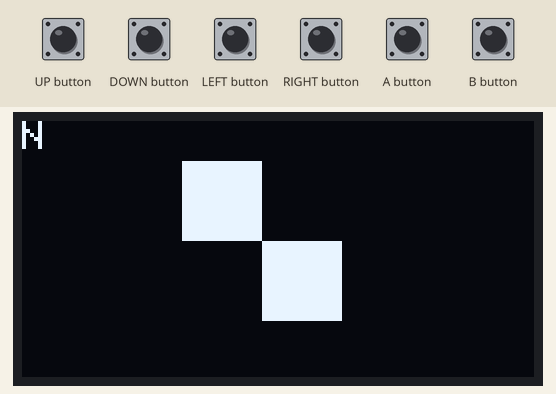
This sketch was run on a simulated Arduboy, built with avr-gcc and run on an emulated ATmega32U4. Shown: 128×64 one-colour display. Inputs (shaded band) come from the test bench.

Above: at 1.2 s.
1.3 s: UP button pressed for 1 s
At 3.0 s:
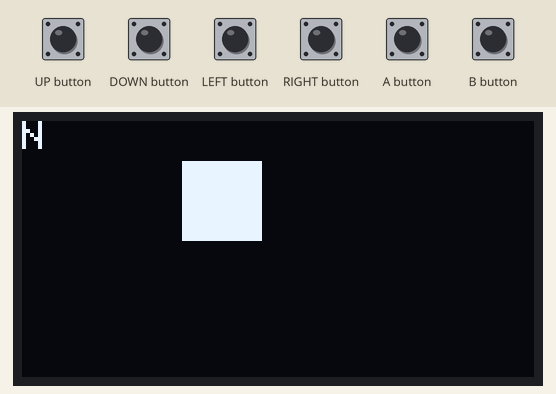
3.8 s: DOWN button pressed for 1 s
At 5.2 s:
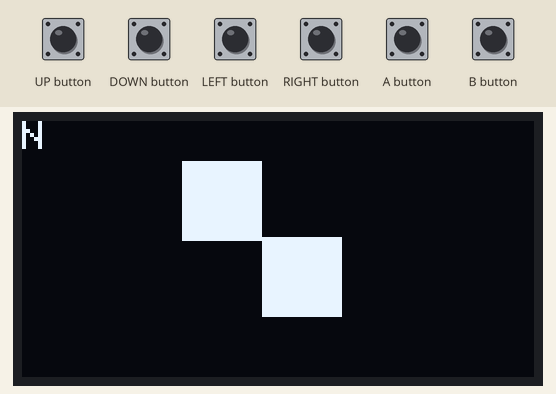
6.3 s: LEFT button pressed for 1 s
At 6.46 s:
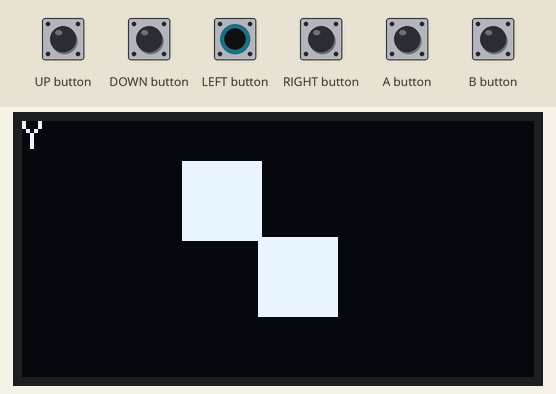
8.8 s: RIGHT button pressed for 0.15 s
At 9.9 s:
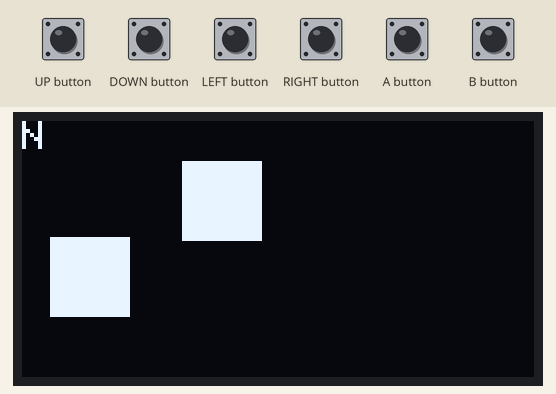
10.4 s: UP button pressed for 0.15 s
At 11.1 s:
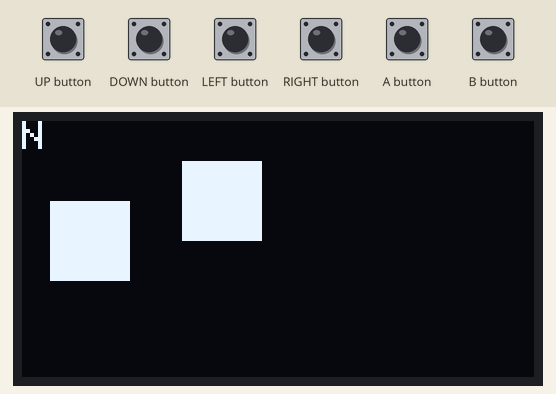
12.0 s: DOWN button pressed for 0.15 s
At 12.07 s:
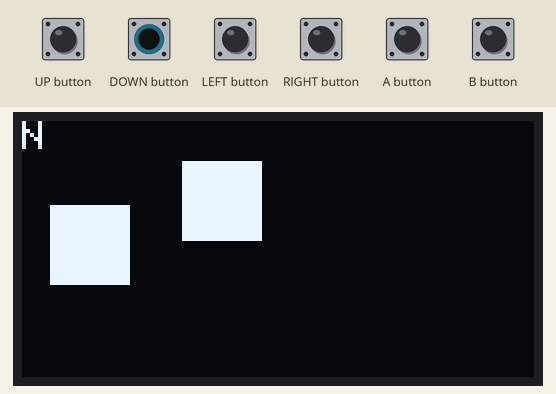
Timing chart, 0 to 14.6 s (numbered marks = the images above; inputs shaded):
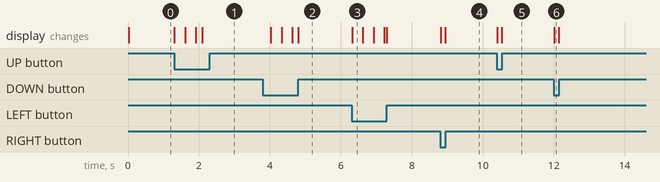

The sketch:

demo.ino
```cpp
#include <math.h>
#include <Arduboy2.h>

//*************************************************
// Enum
//*************************************************
enum COLOR_ENUM {
  TRANSPARENT = -1,DARK1,DARK2,DARK3,LIGHT1,LIGHT2,LIGHT3,INVERT1,INVERT2,COLOR_COUNT,DEFAULT_COLOR = LIGHT1,};

//*************************************************
// Constant and Macro
//*************************************************
#define VIEW_SIZE_X 128
#define VIEW_SIZE_Y 64
#define MAX_HIT_BOX_COUNT 120
#define VALID_HIT_LENGTH 64
//
#define HIT_BOX_INDEX_COLOR_BASE     0
#define HIT_BOX_INDEX_TEXT_BASE      (HIT_BOX_INDEX_COLOR_BASE + COLOR_COUNT)
#define HIT_BOX_INDEX_CHARACTER_BASE (HIT_BOX_INDEX_TEXT_BASE + TEXT_PATTERN_COUNT)
//
#define CHARACTER_WIDTH 6
#define CHARACTER_HEIGHT 6
#define TEXT_PATTERN_COUNT 94
#define MAX_CHARACTER_PATTERN_COUNT 26
//
#define M_PI 3.14159265358979323846
//
#define VEC_XY(v) v.x, v.y
#define getColor(color) (pgm_read_byte(&colorTable[color]))

//*************************************************
// New Type
//*************************************************
typedef struct {uint8_t index;int8_t  x;int8_t  y;uint8_t w;uint8_t h;} HitBox;
typedef struct {uint16_t isColliding[8];} Collision;
typedef struct {float x;float y;} Vector;
typedef struct {uint8_t x:4;uint8_t y:4;uint8_t w:4;uint8_t h:4;} CharacterHitBox;
typedef struct {uint8_t grid[CHARACTER_WIDTH];CharacterHitBox hitBox;} CharacterData;

//*************************************************
// Text Data
//*************************************************
PROGMEM const uint8_t textPatterns[TEXT_PATTERN_COUNT][CHARACTER_WIDTH] = {
    { 0x00, 0x00, 0x00, 0x2E, 0x00, 0x00 },
    { 0x00, 0x00, 0x06, 0x00, 0x06, 0x00 },
    { 0x00, 0x14, 0x3E, 0x14, 0x3E, 0x14 },
    { 0x00, 0x04, 0x2A, 0x3E, 0x2A, 0x10 },
    { 0x00, 0x26, 0x10, 0x08, 0x04, 0x32 },
    { 0x00, 0x14, 0x2A, 0x2C, 0x10, 0x28 },
    { 0x00, 0x00, 0x00, 0x06, 0x00, 0x00 },
    { 0x00, 0x00, 0x1C, 0x22, 0x00, 0x00 },
    { 0x00, 0x00, 0x22, 0x1C, 0x00, 0x00 },
    { 0x00, 0x14, 0x08, 0x3E, 0x08, 0x14 },
    { 0x00, 0x08, 0x08, 0x3E, 0x08, 0x08 },
    { 0x00, 0x00, 0x20, 0x10, 0x00, 0x00 },
    { 0x00, 0x08, 0x08, 0x08, 0x08, 0x08 },
    { 0x00, 0x00, 0x00, 0x20, 0x00, 0x00 },
    { 0x00, 0x20, 0x10, 0x08, 0x04, 0x02 },
    { 0x00, 0x1C, 0x32, 0x2A, 0x26, 0x1C },
    { 0x00, 0x24, 0x22, 0x3E, 0x20, 0x20 },
    { 0x00, 0x24, 0x32, 0x2A, 0x2A, 0x24 },
    { 0x00, 0x14, 0x22, 0x2A, 0x2A, 0x14 },
    { 0x00, 0x18, 0x14, 0x12, 0x3E, 0x10 },
    { 0x00, 0x2E, 0x2A, 0x2A, 0x2A, 0x12 },
    { 0x00, 0x1C, 0x2A, 0x2A, 0x2A, 0x10 },
    { 0x00, 0x06, 0x22, 0x12, 0x0A, 0x06 },
    { 0x00, 0x14, 0x2A, 0x2A, 0x2A, 0x14 },
    { 0x00, 0x04, 0x2A, 0x2A, 0x2A, 0x1C },
    { 0x00, 0x00, 0x00, 0x14, 0x00, 0x00 },
    { 0x00, 0x00, 0x20, 0x14, 0x00, 0x00 },
    { 0x00, 0x08, 0x14, 0x14, 0x22, 0x22 },
    { 0x00, 0x14, 0x14, 0x14, 0x14, 0x14 },
    { 0x00, 0x22, 0x22, 0x14, 0x14, 0x08 },
    { 0x00, 0x04, 0x02, 0x2A, 0x0A, 0x04 },
    { 0x00, 0x1C, 0x22, 0x2A, 0x2A, 0x0C },
    { 0x00, 0x3C, 0x0A, 0x0A, 0x0A, 0x3C },
    { 0x00, 0x3E, 0x2A, 0x2A, 0x2A, 0x14 },
    { 0x00, 0x1C, 0x22, 0x22, 0x22, 0x14 },
    { 0x00, 0x3E, 0x22, 0x22, 0x22, 0x1C },
    { 0x00, 0x3E, 0x2A, 0x2A, 0x2A, 0x22 },
    { 0x00, 0x3E, 0x0A, 0x0A, 0x0A, 0x02 },
    { 0x00, 0x1C, 0x22, 0x22, 0x2A, 0x18 },
    { 0x00, 0x3E, 0x08, 0x08, 0x08, 0x3E },
    { 0x00, 0x22, 0x22, 0x3E, 0x22, 0x22 },
    { 0x00, 0x10, 0x20, 0x22, 0x1E, 0x02 },
    { 0x00, 0x3E, 0x08, 0x08, 0x14, 0x22 },
    { 0x00, 0x3E, 0x20, 0x20, 0x20, 0x20 },
    { 0x00, 0x3E, 0x04, 0x08, 0x04, 0x3E },
    { 0x00, 0x3E, 0x04, 0x08, 0x10, 0x3E },
    { 0x00, 0x1C, 0x22, 0x22, 0x22, 0x1C },
    { 0x00, 0x3E, 0x0A, 0x0A, 0x0A, 0x04 },
    { 0x00, 0x1C, 0x22, 0x22, 0x32, 0x3C },
    { 0x00, 0x3E, 0x0A, 0x0A, 0x0A, 0x34 },
    { 0x00, 0x24, 0x2A, 0x2A, 0x2A, 0x12 },
    { 0x00, 0x02, 0x02, 0x3E, 0x02, 0x02 },
    { 0x00, 0x1E, 0x20, 0x20, 0x20, 0x1E },
    { 0x00, 0x0E, 0x10, 0x20, 0x10, 0x0E },
    { 0x00, 0x1E, 0x20, 0x1C, 0x20, 0x1E },
    { 0x00, 0x22, 0x14, 0x08, 0x14, 0x22 },
    { 0x00, 0x02, 0x04, 0x38, 0x04, 0x02 },
    { 0x00, 0x22, 0x32, 0x2A, 0x26, 0x22 },
    { 0x00, 0x00, 0x00, 0x3E, 0x22, 0x00 },
    { 0x00, 0x02, 0x04, 0x08, 0x10, 0x20 },
    { 0x00, 0x00, 0x00, 0x22, 0x3E, 0x00 },
    { 0x00, 0x00, 0x04, 0x02, 0x04, 0x00 },
    { 0x00, 0x20, 0x20, 0x20, 0x20, 0x20 },
    { 0x00, 0x00, 0x00, 0x04, 0x08, 0x00 },
    { 0x00, 0x18, 0x24, 0x24, 0x3C, 0x00 },
    { 0x00, 0x3E, 0x28, 0x28, 0x10, 0x00 },
    { 0x00, 0x18, 0x24, 0x24, 0x24, 0x00 },
    { 0x00, 0x10, 0x28, 0x28, 0x3E, 0x00 },
    { 0x00, 0x18, 0x34, 0x2C, 0x08, 0x00 },
    { 0x00, 0x00, 0x08, 0x3C, 0x0A, 0x00 },
    { 0x00, 0x04, 0x2A, 0x2A, 0x1C, 0x00 },
    { 0x00, 0x00, 0x3E, 0x08, 0x30, 0x00 },
    { 0x00, 0x00, 0x00, 0x34, 0x00, 0x00 },
    { 0x00, 0x00, 0x20, 0x1A, 0x00, 0x00 },
    { 0x00, 0x00, 0x3E, 0x10, 0x28, 0x00 },
    { 0x00, 0x00, 0x22, 0x3E, 0x20, 0x00 },
    { 0x00, 0x3C, 0x04, 0x1C, 0x04, 0x38 },
    { 0x00, 0x3C, 0x04, 0x04, 0x38, 0x00 },
    { 0x00, 0x18, 0x24, 0x24, 0x18, 0x00 },
    { 0x00, 0x3C, 0x14, 0x14, 0x08, 0x00 },
    { 0x00, 0x08, 0x14, 0x14, 0x3C, 0x00 },
    { 0x00, 0x3C, 0x08, 0x04, 0x04, 0x00 },
    { 0x00, 0x28, 0x2C, 0x34, 0x14, 0x00 },
    { 0x00, 0x00, 0x08, 0x1C, 0x28, 0x00 },
    { 0x00, 0x1C, 0x20, 0x20, 0x3C, 0x00 },
    { 0x00, 0x0C, 0x30, 0x30, 0x0C, 0x00 },
    { 0x00, 0x1C, 0x20, 0x18, 0x20, 0x1C },
    { 0x00, 0x24, 0x18, 0x18, 0x24, 0x00 },
    { 0x00, 0x24, 0x18, 0x08, 0x04, 0x00 },
    { 0x00, 0x24, 0x34, 0x2C, 0x24, 0x00 },
    { 0x00, 0x00, 0x08, 0x36, 0x22, 0x00 },
    { 0x00, 0x00, 0x00, 0x3E, 0x00, 0x00 },
    { 0x00, 0x00, 0x22, 0x36, 0x08, 0x00 },
    { 0x00, 0x08, 0x04, 0x08, 0x10, 0x08 },
};
PROGMEM static const CharacterData characters_set[] = {
  {{ 0x0F, 0x39, 0x0F, 0x09, 0x3F, 0x0F }, { 0, 0, 6, 6 }},
  {{ 0x3E, 0x32, 0x1E, 0x12, 0x3E, 0x3E }, { 0, 1, 6, 5 }},
  {{ 0x00, 0x0E, 0x3B, 0x3D, 0x1F, 0x0E }, { 1, 0, 5, 6 }},
};


//*************************************************
// Global variable
//*************************************************
Arduboy2 arduboy;
//static Arduboy2Base arduboy;

static HitBox hitBoxes[MAX_HIT_BOX_COUNT];
static uint8_t hitBoxesIndex;

PROGMEM static const uint8_t colorTable[] = {
  BLACK, BLACK, BLACK, WHITE, WHITE, WHITE, INVERT, INVERT
};

int8_t color;
float thickness;
float barCenterPosRatio;
bool hasCollision;

static uint8_t drawingHitBoxesIndex;

static const CharacterData *characters;


//*************************************************
// Vector
//*************************************************
Vector* vectorSet(Vector* vec, float x, float y) {vec->x = x;vec->y = y;return vec;}
Vector* vectorAdd(Vector* vec, float x, float y) {vec->x += x;vec->y += y;return vec;}
Vector* vectorMul(Vector* vec, float v) {vec->x *= v;vec->y *= v;return vec;}
Vector* rotate(Vector* vec, float angle) {float tx = vec->x;vec->x = tx * cosf(angle) - vec->y * sinf(angle);vec->y = tx * sinf(angle) + vec->y * cosf(angle);return vec;}
Vector* addWithAngle(Vector* vec, float angle, float length) {vec->x += cosf(angle) * length; vec->y += sinf(angle) * length; return vec;}
float angleTo(Vector* vec, float x, float y) {return atan2f(y - vec->y, x - vec->x);}
float distanceTo(Vector* vec, float x, float y) {float ox = x - vec->x;float oy = y - vec->y;return sqrtf(ox * ox + oy * oy);}
float vectorAngle(Vector* vec) { return atan2f(vec->y, vec->x); }
float vectorLength(Vector* vec) {return sqrtf(vec->x * vec->x + vec->y * vec->y);}


//*************************************************
// Collision and HitBox
//*************************************************
static void initCollision(Collision *collision) {memset(collision, 0, sizeof(Collision));}
static bool testCollision(HitBox r1, HitBox r2) {int16_t ox = r2.x - r1.x; int16_t oy = r2.y - r1.y; return -r2.w < ox && ox < r1.w && -r2.h < oy && oy < r1.h;}
static void checkHitBox(Collision *cl, HitBox hitBox) {
  //arduboy.print(hitBoxesIndex);
  for (uint8_t i = 0; i < hitBoxesIndex; i++) {
    HitBox hb = hitBoxes[i];
    if (testCollision(hb, hitBox)) {
      bitSet(cl->isColliding[(hb.index >> 4)], hb.index & 0xF);
      //arduboy.print(":");arduboy.print(hb.index);arduboy.print(":");arduboy.print(hb.index>>4);arduboy.print(":");arduboy.print(hb.index & 0xF);
    }
  }
  //arduboy.print("\n");
}

static bool isValidHitCoord(float x, float y) {return x >= -VALID_HIT_LENGTH && x < VIEW_SIZE_X + VALID_HIT_LENGTH && y >= -VALID_HIT_LENGTH && y < VIEW_SIZE_Y + VALID_HIT_LENGTH;}
static bool isCollidingSomething(Collision *cl, uint8_t index) {return cl->isColliding[(index >> 4)] & bit(index & 0xF);}
bool colRect(Collision *cl, uint8_t color) {
  if (color >= DARK1 && color < COLOR_COUNT) {
    uint8_t index = HIT_BOX_INDEX_COLOR_BASE + color;
    return isCollidingSomething(cl, index);
  }
  return false;
}

//*************************************************
// Drawing
//*************************************************

void md_drawRect(float _x, float _y, float _w, float _h, int8_t color) {
  arduboy.fillRect(_x, _y, _w, _h, color);
}


static void beginAddingRects(void) { drawingHitBoxesIndex = hitBoxesIndex; }

static void addRect(bool isAlignCenter, float x, float y, float w, float h,
                    Collision *hitCollision) {
  if (isAlignCenter) {
    x -= w / 2;
    y -= h / 2;
  }
  if (hasCollision && isValidHitCoord(x, y)) {
    HitBox hb;
    hb.index = HIT_BOX_INDEX_COLOR_BASE + color;
    hb.x = x;
    hb.y = y;
    hb.w = w;
    hb.h = h;
    checkHitBox(hitCollision, hb);
    if (color > TRANSPARENT && drawingHitBoxesIndex < MAX_HIT_BOX_COUNT) {
      hitBoxes[drawingHitBoxesIndex] = hb;
      drawingHitBoxesIndex++;
    }
  }
  if (color > TRANSPARENT && color < COLOR_COUNT) {
    md_drawRect(x, y, w, h, color);
  }
}

static void addHitBox(HitBox hb) {
  if (hitBoxesIndex < MAX_HIT_BOX_COUNT) {
    hitBoxes[hitBoxesIndex] = hb;
    hitBoxesIndex++;
  } else {
    // Too many hit boxes!
  }
}

static void endAddingRects(void) {
  hitBoxesIndex = drawingHitBoxesIndex;
}

float clamp(float v, float low, float high) {return fmaxf(low, fminf(v, high));}

static void drawLine(float x, float y, float ox, float oy, Collision *hitCollision) {
  float lx = fabsf(ox);
  float ly = fabsf(oy);
  float t = thickness * 1.5f;
  t = clamp(t, 3, 10);
  uint8_t rn = ceilf(lx > ly ? lx / t : ly / t);
  rn = clamp(rn, 3, 49);
  ox /= (rn - 1);
  oy /= (rn - 1);
  for (uint8_t i = 0; i < rn; i++) {
    addRect(true, x, y, thickness, thickness, hitCollision);
    x += ox;
    y += oy;
  }
}

Collision rect(float x, float y, float w, float h) {
  Collision hitCollision;
  initCollision(&hitCollision);
  beginAddingRects();
  addRect(false, x, y, w, h, &hitCollision);
  endAddingRects();
  return hitCollision;
}

Collision box(float x, float y, float w, float h) {
  Collision hitCollision;
  initCollision(&hitCollision);
  beginAddingRects();
  addRect(true, x, y, w, h, &hitCollision);
  endAddingRects();
  return hitCollision;
}

Collision line(float x1, float y1, float x2, float y2) {
  Collision hitCollision;
  initCollision(&hitCollision);
  beginAddingRects();
  drawLine(x1, y1, x2 - x1, y2 - y1, &hitCollision);
  endAddingRects();
  return hitCollision;
}

Collision bar(float x, float y, float length, float angle) {
  Collision hitCollision;
  initCollision(&hitCollision);
  Vector l;
  rotate(vectorSet(&l, length, 0), angle);
  Vector p;
  vectorSet(&p, x - l.x * barCenterPosRatio, y - l.y * barCenterPosRatio);
  beginAddingRects();
  drawLine(p.x, p.y, l.x, l.y, &hitCollision);
  endAddingRects();
  return hitCollision;
}

Collision arc(float centerX, float centerY, float radius, float angleFrom,
              float angleTo) {
  Collision hitCollision;
  initCollision(&hitCollision);
  beginAddingRects();
  float af, ao;
  if (angleFrom > angleTo) {
    af = angleTo;
    ao = angleFrom - angleTo;
  } else {
    af = angleFrom;
    ao = angleTo - angleFrom;
  }
  if (ao < 0.01f) {
    return hitCollision;
  }
  if (ao < 0) {
    ao = 0;
  } else if (ao > M_PI * 2) {
    ao = M_PI * 2;
  }
  uint8_t lc = ceilf(ao * sqrtf(radius * 0.125f));
  lc = clamp(lc, 1, 18);
  float ai = ao / lc;
  float a = af;
  float p1x = radius * cosf(a) + centerX;
  float p1y = radius * sinf(a) + centerY;
  float p2x, p2y;
  float ox, oy;
  for (uint8_t i = 0; i < lc; i++) {
    a += ai;
    p2x = radius * cosf(a) + centerX;
    p2y = radius * sinf(a) + centerY;
    ox = p2x - p1x;
    oy = p2y - p1y;
    drawLine(p1x, p1y, ox, oy, &hitCollision);
    p1x = p2x;
    p1y = p2y;
  }
  endAddingRects();
  return hitCollision;
}

void md_drawCharacter(const uint8_t grid[CHARACTER_WIDTH], float x, float y, int8_t color) {
  arduboy.drawBitmap((int16_t)x, (int16_t)y, grid, CHARACTER_WIDTH, CHARACTER_HEIGHT, getColor(color));
}

static void drawCharacter(uint8_t index, float x, float y, bool _hasCollision,
                          bool isText, Collision *hitCollision) {
  if ((isText && (index < '!' || index > '~')) ||
      (!isText && (index < 'a' || index > 'z'))) {
    return;
  }
  if (color > TRANSPARENT && color < COLOR_COUNT &&
      x > -CHARACTER_WIDTH && x < VIEW_SIZE_X &&
      y > -CHARACTER_HEIGHT && y < VIEW_SIZE_Y) {
    const uint8_t *grid =
        isText ? textPatterns[index - '!'] : characters[index - 'a'].grid;
    md_drawCharacter(grid, x, y, color);
  }
  if (hasCollision && _hasCollision && isValidHitCoord(x, y)) {
    HitBox hb;
    if (isText) {
      hb.index = HIT_BOX_INDEX_TEXT_BASE + (index - '!');
      hb.x = x + 1;
      hb.y = y + 1;
      hb.w = CHARACTER_WIDTH - 1;
      hb.h = CHARACTER_HEIGHT - 1;
    } else {
      hb.index = HIT_BOX_INDEX_CHARACTER_BASE + (index - 'a');
      CharacterHitBox chb;
      *((uint16_t *)&chb) = pgm_read_word(&characters[index - 'a'].hitBox);
      hb.x = x + chb.x;
      hb.y = y + chb.y;
      hb.w = chb.w;
      hb.h = chb.h;
    }
    checkHitBox(hitCollision, hb);
    if (color > TRANSPARENT) {
      addHitBox(hb);
    }
  }
}

Collision character(char character, float x, float y) {
  Collision hitCollision;
  initCollision(&hitCollision);
  x -= CHARACTER_WIDTH / 2;
  y -= CHARACTER_HEIGHT / 2;
  drawCharacter(character, x, y, true, false, &hitCollision);
  return hitCollision;
}


float acc=0, vel, mass;
float x=-99,y=-99;
int frame=0;

void setup()
{
  arduboy.begin();
  arduboy.setFrameRate(60);
  arduboy.clear();
  //
  hitBoxesIndex = 0;
  characters = characters_set;
  //
  hasCollision = true;
  color = LIGHT1;
  thickness = 1.0f;
  barCenterPosRatio = 0.5;

  arduboy.display();
}

void UserInput(){
  if(arduboy.pressed(LEFT_BUTTON)) x -= 1;
  if(arduboy.pressed(RIGHT_BUTTON)) x += 1;
  if(arduboy.pressed(UP_BUTTON)) y -= 1;
  if(arduboy.pressed(DOWN_BUTTON)) y += 1;
}

void example_collision(){
  // Init
  if(x==-99 && y==-99){x=60; y=30; hasCollision = true;}
  //
  UserInput();
  color = LIGHT1;
  rect(40,10,20,20);
  Collision r = rect(x,y,20,20);
  if(colRect(&r, LIGHT1)) {arduboy.print("Y");}else{arduboy.print("N");}
}

void example_rotate_bar(){
  float deg = (PI/180); // PI*2/360 = PI/180 = one deg
  // Init
  if(x==-99 && y==-99){x=64; y=32; acc=0;}
  //
  acc += deg;           // add 1 degree
  if(acc>=PI*2)acc=0;   // reset when 360 deg
  //
  barCenterPosRatio = 0.5; thickness = 2;
  bar(64,32, 30, acc);
  //
  barCenterPosRatio = 0; thickness = 1;
  bar(32,32, 30, acc+(deg*90));
  //
  barCenterPosRatio = 0.8; thickness = 1;
  bar(96,32, 30, acc+(deg*90));
}


void rotate(float*x, float*y, float angle){
  float ox = *x, oy = *y;
  *x = ox * cos(angle) - oy * sin(angle);
  *y = ox * sin(angle) + oy * cos(angle);
}
float rad(int angle){return angle*PI/180;}

void rot_bar(int cx, int cy, int radius, int len, int num, float acc){
  float an=rad(360/num);
  for(int i=0; i<num; i++) {
    float rot = i*an+acc;
    float ox = radius; float oy = 0;
    rotate(&ox, &oy, rot);
    bar(cx+ox, cy+oy, len, rot+rad(90));
  }
}

void example_rotate_bar_2(){
  // Init
  if(x==-99 && y==-99){x=y=0; barCenterPosRatio = 0.5f;}
  // update acc
  x += 0.02f; // speed of circle 1
  y -= 0.03f;  // speed of circle 2
  //
  rot_bar(32,32, 20,  6, 5, x);
  rot_bar(96,32, 30, 10, 8, y);
}

void exmaple_rope(){
  float mass=0.0055f;
  int len=40;
  // Init
  if(x==-99 && y==-99){acc=rad(45); vel=0; x=y=0;}
  //
  vel += -mass * acc;
  acc += vel;
  x=len; y=0;
  rotate(&x, &y, acc+rad(90));
  line(64, 0, 64+x, y);
}

void example_rotate_arc(){
  float deg1 = (PI/180), deg360=PI*2;
  // Init
  if(x==-99 && y==-99){x=64; y=32; acc=0; }
  //
  acc += deg1;
  thickness=2; arc(64,32, 30, acc, acc+PI*2);   // clockwise
  thickness=1; arc(64,32, 20, -acc, -acc+PI*2); // counter clockwise
}

void example_lines(){
  // Init
  if(x==-99 && y==-99){x=64; y=32; hasCollision=true;}
  // static objects
  color = LIGHT1;
  line(0, 0,128, 0);
  line(0,63,128,63);
  bar(64,32, 20, 0);    // 0 deg
  bar(64,32, 20, PI/2); // 90 deg
  // actor
  UserInput();
  Collision r = box(x,y, 10,10);
  if(colRect(&r, LIGHT1)) {arduboy.print("Y");}else{arduboy.print("N");}
}

void example_draw_chars(){
  // Init
  if(x==-99 && y==-99){x=64; y=32; acc=0; frame=0;}
  // floor
  color = LIGHT1; rect(0,59, 128,4);
  // actor
  UserInput();
  if(acc++>10){acc=0; frame=(frame+1)%2;}
  Collision r = character((frame==0?'a':'b'), x,y);
  if(colRect(&r, LIGHT1)) {arduboy.print("Y");}else{arduboy.print("N");}
}

void example_boost(){
  // Init
  if(x==-99 && y==-99){x=64; y=32; acc=0; color = LIGHT1;}
  // floor
  rect(0,59, 128,4);
  // actor
  UserInput();
  acc += 0.25f; if(acc>2)acc=2;
  y += acc;
  Collision r = character((frame==0?'a':'b'), x,y);
  if(colRect(&r, LIGHT1)) {acc=-5;}
}


void loop()
{
  if (!arduboy.nextFrame()) return;
  arduboy.clear();
  hitBoxesIndex = 0;

  // Check collision object
  example_collision();

  // Draw rotating bar
  //example_rotate_bar();
  //example_rotate_bar_2();

  // Pendulum rope
  //exmaple_rope();

  // Draw rotating circle(arc)
  //example_rotate_arc();

  // Check collision with line
  //example_lines();

  // Draw character
  //example_draw_chars();

  // Jump character
  //example_boost();

  arduboy.display();
}
```

Measured:
- after the input at 1.3 s, the display: first changes at once (image 1 shows a later state)
- after the input at 3.8 s, the display: first changes after 0.23 s (image 2 shows a later state)
- after the input at 6.3 s, the display: changes at once (image 3)
- after the input at 8.8 s, the display: first changes at once (image 4 shows a later state)
- after the input at 10.4 s, the display: first changes at once (image 5 shows a later state)
- after the input at 12.0 s, the display: changes at once (image 6)
